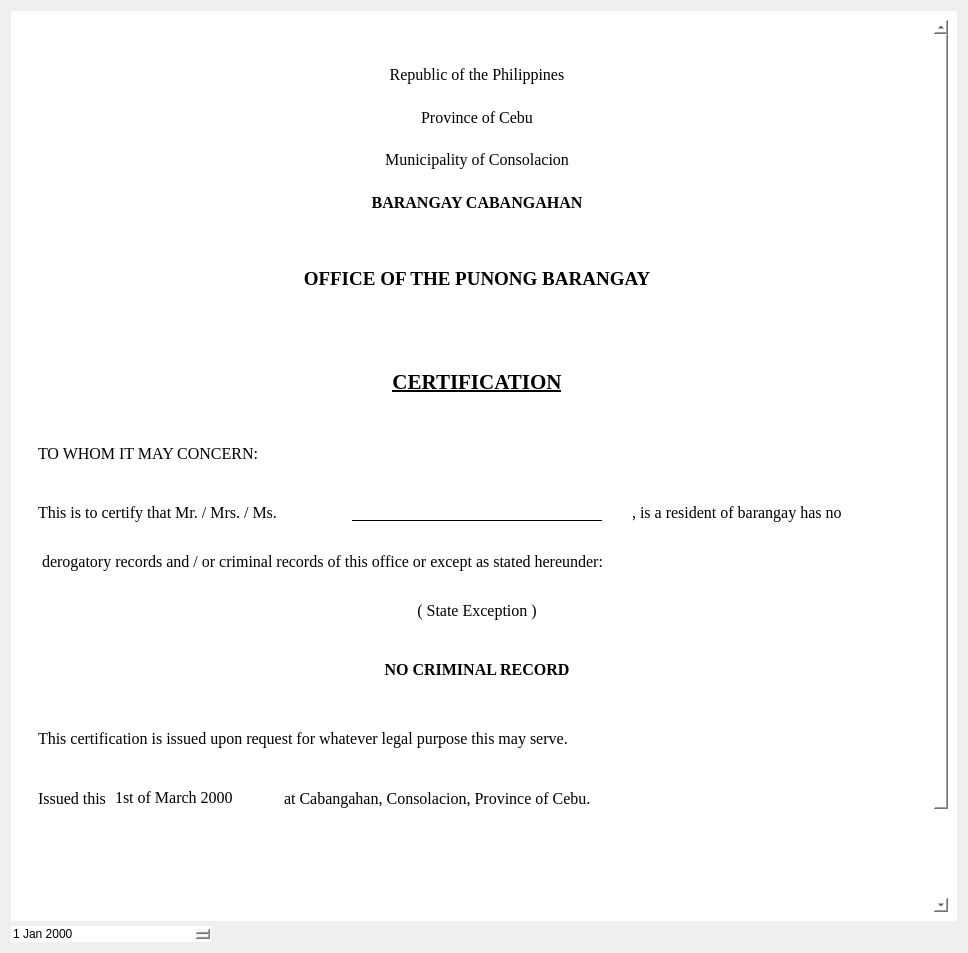
<?xml version="1.0" encoding="UTF-8"?>
<ui version="4.0">
 <class>Form</class>
 <widget class="QWidget" name="Form">
  <property name="geometry">
   <rect>
    <x>0</x>
    <y>0</y>
    <width>968</width>
    <height>953</height>
   </rect>
  </property>
  <property name="windowTitle">
   <string>Form</string>
  </property>
  <property name="styleSheet">
   <string notr="true">border:none</string>
  </property>
  <layout class="QVBoxLayout" name="verticalLayout">
   <property name="spacing">
    <number>5</number>
   </property>
   <item>
    <widget class="QWidget" name="widget" native="true">
     <property name="styleSheet">
      <string notr="true">background-color:white;
border: none</string>
     </property>
     <layout class="QVBoxLayout" name="verticalLayout_4">
      <item>
       <widget class="QScrollArea" name="scrollArea">
        <property name="sizePolicy">
         <sizepolicy hsizetype="Preferred" vsizetype="Preferred">
          <horstretch>0</horstretch>
          <verstretch>0</verstretch>
         </sizepolicy>
        </property>
        <property name="styleSheet">
         <string notr="true">Border:None;
</string>
        </property>
        <property name="frameShape">
         <enum>QFrame::NoFrame</enum>
        </property>
        <property name="frameShadow">
         <enum>QFrame::Plain</enum>
        </property>
        <property name="lineWidth">
         <number>0</number>
        </property>
        <property name="sizeAdjustPolicy">
         <enum>QAbstractScrollArea::AdjustIgnored</enum>
        </property>
        <property name="widgetResizable">
         <bool>true</bool>
        </property>
        <widget class="QWidget" name="scrollAreaWidgetContents">
         <property name="geometry">
          <rect>
           <x>0</x>
           <y>-442</y>
           <width>911</width>
           <height>1336</height>
          </rect>
         </property>
         <property name="sizePolicy">
          <sizepolicy hsizetype="Preferred" vsizetype="Preferred">
           <horstretch>0</horstretch>
           <verstretch>0</verstretch>
          </sizepolicy>
         </property>
         <property name="styleSheet">
          <string notr="true">border: none;
background: transparent;
</string>
         </property>
         <layout class="QVBoxLayout" name="verticalLayout_3">
          <property name="spacing">
           <number>0</number>
          </property>
          <item>
           <widget class="QWidget" name="certificateWidget" native="true">
            <property name="sizePolicy">
             <sizepolicy hsizetype="Preferred" vsizetype="Preferred">
              <horstretch>0</horstretch>
              <verstretch>0</verstretch>
             </sizepolicy>
            </property>
            <property name="styleSheet">
             <string notr="true">border: transparent;
border: none;</string>
            </property>
            <layout class="QVBoxLayout" name="verticalLayout_2">
             <property name="spacing">
              <number>30</number>
             </property>
             <property name="sizeConstraint">
              <enum>QLayout::SetNoConstraint</enum>
             </property>
             <item>
              <widget class="QWidget" name="widget_2" native="true">
               <property name="minimumSize">
                <size>
                 <width>0</width>
                 <height>200</height>
                </size>
               </property>
               <layout class="QHBoxLayout" name="horizontalLayout" stretch="0,0,0">
                <item>
                 <widget class="QWidget" name="widget_4" native="true">
                  <widget class="QLabel" name="leftLogoLabel">
                   <property name="geometry">
                    <rect>
                     <x>50</x>
                     <y>20</y>
                     <width>150</width>
                     <height>110</height>
                    </rect>
                   </property>
                   <property name="sizePolicy">
                    <sizepolicy hsizetype="MinimumExpanding" vsizetype="Expanding">
                     <horstretch>0</horstretch>
                     <verstretch>0</verstretch>
                    </sizepolicy>
                   </property>
                   <property name="minimumSize">
                    <size>
                     <width>150</width>
                     <height>110</height>
                    </size>
                   </property>
                   <property name="maximumSize">
                    <size>
                     <width>100</width>
                     <height>110</height>
                    </size>
                   </property>
                   <property name="styleSheet">
                    <string notr="true">margin-left: 30px;
border-image:  url(:/IMAGES/Picture1-removebg-preview.png);
border:none;

</string>
                   </property>
                   <property name="frameShape">
                    <enum>QFrame::NoFrame</enum>
                   </property>
                   <property name="text">
                    <string/>
                   </property>
                   <property name="scaledContents">
                    <bool>true</bool>
                   </property>
                   <property name="alignment">
                    <set>Qt::AlignCenter</set>
                   </property>
                  </widget>
                 </widget>
                </item>
                <item>
                 <widget class="QWidget" name="widget_3" native="true">
                  <layout class="QVBoxLayout" name="verticalLayout_5">
                   <item>
                    <layout class="QVBoxLayout" name="headerTextLayout" stretch="0,0,0,0">
                     <property name="sizeConstraint">
                      <enum>QLayout::SetFixedSize</enum>
                     </property>
                     <item>
                      <widget class="QLabel" name="republicLabel">
                       <property name="font">
                        <font>
                         <family>Times New Roman</family>
                         <pointsize>12</pointsize>
                        </font>
                       </property>
                       <property name="text">
                        <string>Republic of the Philippines</string>
                       </property>
                       <property name="alignment">
                        <set>Qt::AlignCenter</set>
                       </property>
                      </widget>
                     </item>
                     <item>
                      <widget class="QLabel" name="provinceLabel">
                       <property name="font">
                        <font>
                         <family>Times New Roman</family>
                         <pointsize>12</pointsize>
                        </font>
                       </property>
                       <property name="text">
                        <string>Province of Cebu</string>
                       </property>
                       <property name="alignment">
                        <set>Qt::AlignCenter</set>
                       </property>
                      </widget>
                     </item>
                     <item>
                      <widget class="QLabel" name="municipalityLabel">
                       <property name="font">
                        <font>
                         <family>Times New Roman</family>
                         <pointsize>12</pointsize>
                        </font>
                       </property>
                       <property name="text">
                        <string>Municipality of Consolacion</string>
                       </property>
                       <property name="alignment">
                        <set>Qt::AlignCenter</set>
                       </property>
                      </widget>
                     </item>
                     <item>
                      <widget class="QLabel" name="barangayLabel">
                       <property name="font">
                        <font>
                         <family>Times New Roman</family>
                         <pointsize>12</pointsize>
                         <weight>75</weight>
                         <bold>true</bold>
                        </font>
                       </property>
                       <property name="text">
                        <string>BARANGAY CABANGAHAN</string>
                       </property>
                       <property name="alignment">
                        <set>Qt::AlignCenter</set>
                       </property>
                      </widget>
                     </item>
                    </layout>
                   </item>
                  </layout>
                 </widget>
                </item>
                <item>
                 <widget class="QWidget" name="widget_5" native="true">
                  <widget class="QLabel" name="leftLogoLabel_2">
                   <property name="geometry">
                    <rect>
                     <x>10</x>
                     <y>10</y>
                     <width>260</width>
                     <height>120</height>
                    </rect>
                   </property>
                   <property name="sizePolicy">
                    <sizepolicy hsizetype="MinimumExpanding" vsizetype="Expanding">
                     <horstretch>0</horstretch>
                     <verstretch>0</verstretch>
                    </sizepolicy>
                   </property>
                   <property name="minimumSize">
                    <size>
                     <width>260</width>
                     <height>120</height>
                    </size>
                   </property>
                   <property name="maximumSize">
                    <size>
                     <width>20</width>
                     <height>89</height>
                    </size>
                   </property>
                   <property name="styleSheet">
                    <string notr="true">margin-left: 30px;
border-image:url(:/IMAGES/Flag_of_Consolacion__Cebu-removebg-preview.png);
border:none;</string>
                   </property>
                   <property name="frameShape">
                    <enum>QFrame::NoFrame</enum>
                   </property>
                   <property name="text">
                    <string/>
                   </property>
                   <property name="scaledContents">
                    <bool>true</bool>
                   </property>
                   <property name="alignment">
                    <set>Qt::AlignCenter</set>
                   </property>
                  </widget>
                 </widget>
                </item>
               </layout>
              </widget>
             </item>
             <item>
              <widget class="QLabel" name="officeLabel">
               <property name="font">
                <font>
                 <family>Times New Roman</family>
                 <pointsize>14</pointsize>
                 <weight>75</weight>
                 <bold>true</bold>
                </font>
               </property>
               <property name="text">
                <string>OFFICE OF THE PUNONG BARANGAY</string>
               </property>
               <property name="alignment">
                <set>Qt::AlignCenter</set>
               </property>
              </widget>
             </item>
             <item>
              <spacer name="verticalSpacer">
               <property name="orientation">
                <enum>Qt::Vertical</enum>
               </property>
               <property name="sizeType">
                <enum>QSizePolicy::Fixed</enum>
               </property>
               <property name="sizeHint" stdset="0">
                <size>
                 <width>20</width>
                 <height>50</height>
                </size>
               </property>
              </spacer>
             </item>
             <item>
              <widget class="QLabel" name="clearanceLabel">
               <property name="font">
                <font>
                 <family>Times New Roman</family>
                 <pointsize>16</pointsize>
                 <weight>75</weight>
                 <bold>true</bold>
                 <underline>true</underline>
                </font>
               </property>
               <property name="text">
                <string>CERTIFICATION</string>
               </property>
               <property name="alignment">
                <set>Qt::AlignCenter</set>
               </property>
              </widget>
             </item>
             <item>
              <spacer name="verticalSpacer_2">
               <property name="orientation">
                <enum>Qt::Vertical</enum>
               </property>
               <property name="sizeType">
                <enum>QSizePolicy::Fixed</enum>
               </property>
               <property name="sizeHint" stdset="0">
                <size>
                 <width>20</width>
                 <height>20</height>
                </size>
               </property>
              </spacer>
             </item>
             <item>
              <widget class="QLabel" name="concernLabel">
               <property name="font">
                <font>
                 <family>Times New Roman</family>
                 <pointsize>12</pointsize>
                </font>
               </property>
               <property name="text">
                <string>TO WHOM IT MAY CONCERN:</string>
               </property>
              </widget>
             </item>
             <item>
              <spacer name="verticalSpacer_3">
               <property name="orientation">
                <enum>Qt::Vertical</enum>
               </property>
               <property name="sizeType">
                <enum>QSizePolicy::Fixed</enum>
               </property>
               <property name="sizeHint" stdset="0">
                <size>
                 <width>20</width>
                 <height>10</height>
                </size>
               </property>
              </spacer>
             </item>
             <item>
              <layout class="QHBoxLayout" name="nameLayout">
               <item>
                <widget class="QLabel" name="certText1">
                 <property name="font">
                  <font>
                   <family>Times New Roman</family>
                   <pointsize>12</pointsize>
                  </font>
                 </property>
                 <property name="text">
                  <string>This is to certify that Mr. / Mrs. / Ms.</string>
                 </property>
                </widget>
               </item>
               <item>
                <widget class="QLineEdit" name="nameLineEdit">
                 <property name="minimumSize">
                  <size>
                   <width>250</width>
                   <height>0</height>
                  </size>
                 </property>
                 <property name="maximumSize">
                  <size>
                   <width>150</width>
                   <height>16777215</height>
                  </size>
                 </property>
                 <property name="font">
                  <font>
                   <family>Times New Roman</family>
                   <pointsize>9</pointsize>
                   <weight>75</weight>
                   <bold>true</bold>
                  </font>
                 </property>
                 <property name="styleSheet">
                  <string notr="true">border: none; border-bottom: 1px solid black;</string>
                 </property>
                 <property name="text">
                  <string/>
                 </property>
                 <property name="alignment">
                  <set>Qt::AlignCenter</set>
                 </property>
                </widget>
               </item>
               <item>
                <widget class="QLabel" name="certText2">
                 <property name="font">
                  <font>
                   <family>Times New Roman</family>
                   <pointsize>12</pointsize>
                  </font>
                 </property>
                 <property name="text">
                  <string>, is a resident of barangay has no</string>
                 </property>
                </widget>
               </item>
              </layout>
             </item>
             <item>
              <widget class="QLabel" name="certText3">
               <property name="font">
                <font>
                 <family>Times New Roman</family>
                 <pointsize>12</pointsize>
                </font>
               </property>
               <property name="text">
                <string> derogatory records and / or criminal records of this office or except as stated hereunder:</string>
               </property>
              </widget>
             </item>
             <item>
              <spacer name="verticalSpacer_5">
               <property name="orientation">
                <enum>Qt::Vertical</enum>
               </property>
               <property name="sizeHint" stdset="0">
                <size>
                 <width>20</width>
                 <height>40</height>
                </size>
               </property>
              </spacer>
             </item>
             <item>
              <widget class="QLabel" name="exceptionLabel">
               <property name="font">
                <font>
                 <family>Times New Roman</family>
                 <pointsize>12</pointsize>
                </font>
               </property>
               <property name="text">
                <string>( State Exception )</string>
               </property>
               <property name="alignment">
                <set>Qt::AlignCenter</set>
               </property>
              </widget>
             </item>
             <item>
              <spacer name="verticalSpacer_6">
               <property name="orientation">
                <enum>Qt::Vertical</enum>
               </property>
               <property name="sizeType">
                <enum>QSizePolicy::Fixed</enum>
               </property>
               <property name="sizeHint" stdset="0">
                <size>
                 <width>20</width>
                 <height>10</height>
                </size>
               </property>
              </spacer>
             </item>
             <item>
              <widget class="QLabel" name="criminalRecordLabel">
               <property name="font">
                <font>
                 <family>Times New Roman</family>
                 <pointsize>12</pointsize>
                 <weight>75</weight>
                 <bold>true</bold>
                </font>
               </property>
               <property name="text">
                <string>NO CRIMINAL RECORD</string>
               </property>
               <property name="alignment">
                <set>Qt::AlignCenter</set>
               </property>
              </widget>
             </item>
             <item>
              <spacer name="verticalSpacer_7">
               <property name="orientation">
                <enum>Qt::Vertical</enum>
               </property>
               <property name="sizeType">
                <enum>QSizePolicy::Fixed</enum>
               </property>
               <property name="sizeHint" stdset="0">
                <size>
                 <width>20</width>
                 <height>20</height>
                </size>
               </property>
              </spacer>
             </item>
             <item>
              <widget class="QLabel" name="purposeLabel">
               <property name="font">
                <font>
                 <family>Times New Roman</family>
                 <pointsize>12</pointsize>
                </font>
               </property>
               <property name="text">
                <string>This certification is issued upon request for whatever legal purpose this may serve.</string>
               </property>
              </widget>
             </item>
             <item>
              <spacer name="verticalSpacer_4">
               <property name="orientation">
                <enum>Qt::Vertical</enum>
               </property>
               <property name="sizeHint" stdset="0">
                <size>
                 <width>20</width>
                 <height>40</height>
                </size>
               </property>
              </spacer>
             </item>
             <item>
              <spacer name="verticalSpacer_10">
               <property name="orientation">
                <enum>Qt::Vertical</enum>
               </property>
               <property name="sizeType">
                <enum>QSizePolicy::Fixed</enum>
               </property>
               <property name="sizeHint" stdset="0">
                <size>
                 <width>20</width>
                 <height>10</height>
                </size>
               </property>
              </spacer>
             </item>
             <item>
              <layout class="QHBoxLayout" name="dateLayout">
               <property name="spacing">
                <number>4</number>
               </property>
               <item>
                <widget class="QLabel" name="issuedLabel">
                 <property name="minimumSize">
                  <size>
                   <width>20</width>
                   <height>0</height>
                  </size>
                 </property>
                 <property name="font">
                  <font>
                   <family>Times New Roman</family>
                   <pointsize>12</pointsize>
                  </font>
                 </property>
                 <property name="text">
                  <string>Issued this</string>
                 </property>
                </widget>
               </item>
               <item alignment="Qt::AlignLeft|Qt::AlignVCenter">
                <widget class="QLabel" name="dateedit">
                 <property name="minimumSize">
                  <size>
                   <width>170</width>
                   <height>0</height>
                  </size>
                 </property>
                 <property name="maximumSize">
                  <size>
                   <width>50</width>
                   <height>16777215</height>
                  </size>
                 </property>
                 <property name="font">
                  <font>
                   <family>Times New Roman</family>
                   <pointsize>12</pointsize>
                  </font>
                 </property>
                 <property name="layoutDirection">
                  <enum>Qt::LeftToRight</enum>
                 </property>
                 <property name="styleSheet">
                  <string notr="true">margin-left:5px</string>
                 </property>
                 <property name="text">
                  <string>1st of March 2000</string>
                 </property>
                 <property name="indent">
                  <number>0</number>
                 </property>
                </widget>
               </item>
               <item>
                <widget class="QLabel" name="atLabel">
                 <property name="font">
                  <font>
                   <family>Times New Roman</family>
                   <pointsize>12</pointsize>
                  </font>
                 </property>
                 <property name="text">
                  <string>at Cabangahan, Consolacion, Province of Cebu.</string>
                 </property>
                </widget>
               </item>
               <item>
                <spacer name="horizontalSpacer">
                 <property name="orientation">
                  <enum>Qt::Horizontal</enum>
                 </property>
                 <property name="sizeHint" stdset="0">
                  <size>
                   <width>40</width>
                   <height>20</height>
                  </size>
                 </property>
                </spacer>
               </item>
              </layout>
             </item>
             <item>
              <spacer name="verticalSpacer_8">
               <property name="orientation">
                <enum>Qt::Vertical</enum>
               </property>
               <property name="sizeType">
                <enum>QSizePolicy::Fixed</enum>
               </property>
               <property name="sizeHint" stdset="0">
                <size>
                 <width>20</width>
                 <height>10</height>
                </size>
               </property>
              </spacer>
             </item>
             <item>
              <spacer name="verticalSpacer_9">
               <property name="orientation">
                <enum>Qt::Vertical</enum>
               </property>
               <property name="sizeType">
                <enum>QSizePolicy::Fixed</enum>
               </property>
               <property name="sizeHint" stdset="0">
                <size>
                 <width>20</width>
                 <height>80</height>
                </size>
               </property>
              </spacer>
             </item>
             <item>
              <widget class="QLabel" name="signatoryNameLabel">
               <property name="font">
                <font>
                 <family>Times New Roman</family>
                 <pointsize>12</pointsize>
                 <weight>75</weight>
                 <bold>true</bold>
                </font>
               </property>
               <property name="text">
                <string>EDWIN S. MIÑOZA</string>
               </property>
               <property name="alignment">
                <set>Qt::AlignLeading|Qt::AlignLeft|Qt::AlignVCenter</set>
               </property>
              </widget>
             </item>
             <item>
              <widget class="QLabel" name="signatoryTitleLabel_2">
               <property name="font">
                <font>
                 <family>Times New Roman</family>
                 <pointsize>12</pointsize>
                </font>
               </property>
               <property name="text">
                <string>Punong Barangay</string>
               </property>
               <property name="alignment">
                <set>Qt::AlignLeading|Qt::AlignLeft|Qt::AlignVCenter</set>
               </property>
              </widget>
             </item>
            </layout>
           </widget>
          </item>
         </layout>
        </widget>
       </widget>
      </item>
     </layout>
    </widget>
   </item>
   <item>
    <widget class="QDateEdit" name="day">
     <property name="maximumSize">
      <size>
       <width>200</width>
       <height>16777215</height>
      </size>
     </property>
    </widget>
   </item>
  </layout>
 </widget>
 <resources>
  <include location="../IMAGES/res.qrc"/>
 </resources>
 <connections/>
</ui>
